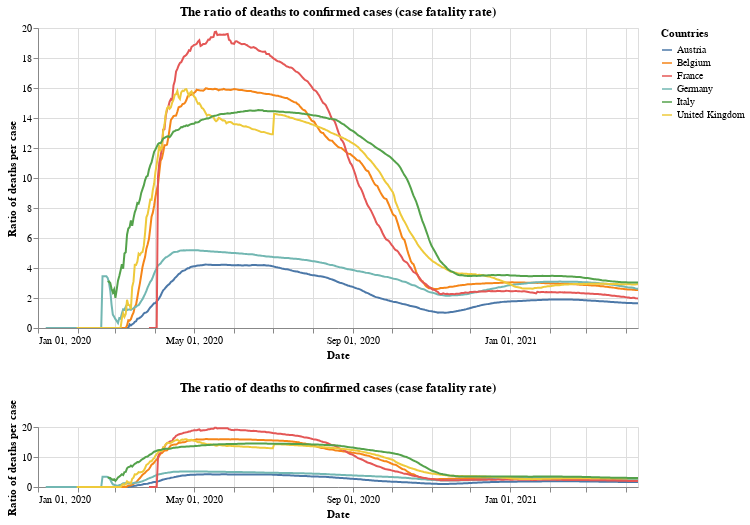

Source (notebook cell):
### Markdown cell above
## Case fatality rate

### Code cell
#collapse
base = alt.Chart(x_small).mark_line().encode(
    x=alt.X("yearmonthdate(date):T", axis=alt.Axis(title='Date')),
    y=alt.Y("ratio:Q", axis=alt.Axis(title='Ratio of deaths per case')),
    tooltip='id',
    color=alt.Color('id', legend=alt.Legend(title="Countries")),
opacity=alt.condition(leg_selection, alt.value(1), alt.value(0.2))
).add_selection(leg_selection).properties(title='The ratio of deaths to confirmed cases (case fatality rate)', width=600)

upper = base.encode(
    alt.X('yearmonthdate(date):T',axis=alt.Axis(title='Date'),
          scale=alt.Scale(domain=brush))
)

lower = base.properties(
    height=60
).add_selection(brush)

upper & lower

### Figure 1 — Vega-Lite specification as saved in the notebook (floating-point values rounded to 4 significant figures; data arrays with more than 128 entries replaced by an {"elided": "..."} marker saying what was removed)
{"config": {"view": {"continuousWidth": 400, "continuousHeight": 300}}, "vconcat": [{"mark": "line", "encoding": {"color": {"type": "nominal", "field": "id", "legend": {"title": "Countries"}}, "opacity": {"condition": {"value": 1, "selection": "selector001"}, "value": 0.2}, "tooltip": {"type": "nominal", "field": "id"}, "x": {"type": "temporal", "axis": {"title": "Date"}, "field": "date", "scale": {"domain": {"selection": "selector004"}}, "timeUnit": "yearmonthdate"}, "y": {"type": "quantitative", "axis": {"title": "Ratio of deaths per case"}, "field": "ratio"}}, "selection": {"selector001": {"type": "multi", "fields": ["id"], "bind": "legend"}}, "title": "The ratio of deaths to confirmed cases (case fatality rate)", "width": 600}, {"mark": "line", "encoding": {"color": {"type": "nominal", "field": "id", "legend": {"title": "Countries"}}, "opacity": {"condition": {"value": 1, "selection": "selector001"}, "value": 0.2}, "tooltip": {"type": "nominal", "field": "id"}, "x": {"type": "temporal", "axis": {"title": "Date"}, "field": "date", "timeUnit": "yearmonthdate"}, "y": {"type": "quantitative", "axis": {"title": "Ratio of deaths per case"}, "field": "ratio"}}, "height": 60, "selection": {"selector001": {"type": "multi", "fields": ["id"], "bind": "legend"}, "selector004": {"type": "interval", "encodings": ["x"]}}, "title": "The ratio of deaths to confirmed cases (case fatality rate)", "width": 600}], "data": {"name": "data-7192f7524066700986b6c2cce6f8cbbe"}, "$schema": "https://vega.github.io/schema/vega-lite/v4.8.1.json", "datasets": {"data-7192f7524066700986b6c2cce6f8cbbe": {"elided": "2796 records"}}}
